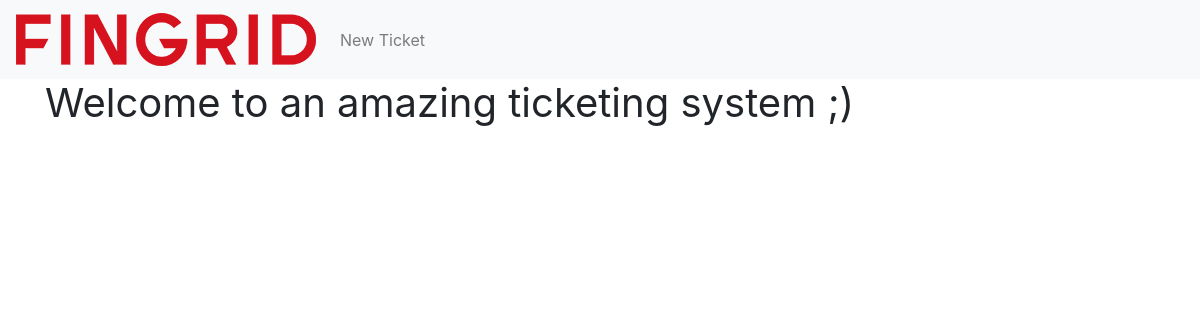
Before: / with the older database file.
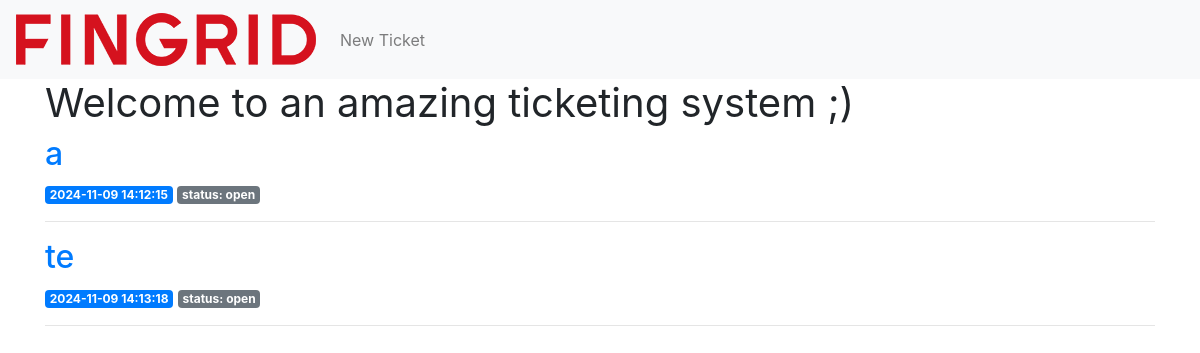
After: the same page with the newer database file.
### tables this page shows
CREATE TABLE tickets (
    id INTEGER PRIMARY KEY AUTOINCREMENT,
    -- user_id INTEGER NOT NULL,
    created TIMESTAMP NOT NULL DEFAULT CURRENT_TIMESTAMP,
    title VARCHAR(255) NOT NULL,
    status TEXT NOT NULL CHECK(status IN ('open', 'in_progress', 'closed')) DEFAULT 'open',
    development_proposal TEXT,
    development_clarification TEXT,
    -- release_date DATE,
    -- functional_area TEXT,
    ball_park_estimate VARCHAR(10),
    impact_on_market INT,
    product_improvement TEXT,
    priority VARCHAR(10) NOT NULL CHECK(priority IN ('low', 'medium', 'high')) DEFAULT 'low',
    comment TEXT,
    next_steps TEXT
);

### app.py (the view)
@app.route('/')
def index():
    conn = get_db_connection()
    posts = conn.execute('SELECT * FROM tickets').fetchall()
    conn.close()
    return render_template('index.html', posts=posts)

### app.py (called while the page is built)
def get_db_connection():
    conn = sqlite3.connect('database/database.db')
    conn.row_factory = sqlite3.Row
    return conn

### templates/index.html
{% extends 'base.html' %}
{% block content %}
    <h1>{% block title %} Welcome to an amazing ticketing system ;) {% endblock %}</h1>
    {% for post in posts %}
        <a href="{{ url_for('post', post_id=post['id']) }}">
            <h2>{{ post['title'] }}</h2>
        </a>
        <span class="badge badge-primary">{{ post['created'] }}</span>
        <span class="badge badge-secondary">status: {{ post['status']  }}</span>
        <hr>
    {% endfor %}
{% endblock %}

### templates/base.html (shortened to what this page needs)
<!doctype html>
<html lang="en">
  <head>
    <link rel="stylesheet" href="https://stackpath.bootstrapcdn.com/bootstrap/4.3.1/css/bootstrap.min.css">
    <link rel="stylesheet" href="{{ url_for('static', filename='css/style.css') }}">
  </head>
  <body>
    <nav class="navbar navbar-expand-md navbar-light bg-light sticky-top">
        <a class="navbar-brand" href="{{ url_for('index')}}"><img src="{{ url_for('static', filename='images/logo2x.png') }}" alt="Fingrid Logo" width="300" height="53"></a>
        <div class="collapse navbar-collapse" id="navbarNav">
            <ul class="navbar-nav">
            <li class="nav-item">
                <a class="nav-link" href="{{url_for('create')}}">New Ticket</a>            </li>
            </ul>
        </div>
    </nav>
    <div class="container">
        {% block content %} {% endblock %}
    </div>
  </body>
</html>

### static/css/style.css (style rules this page uses)
body { font-family: 'Inter', sans-serif; }
h1 { font-weight: normal; }
img { max-width: 100%; height: auto; }
.navbar-brand { font-size: 1.75em; color: #aa2626; font-weight: bold; text-transform: uppercase; }
.navbar { position: sticky; }
.navbar-nav { flex-wrap: nowrap; }
.navbar-nav .nav-item { flex-shrink: 0; }

Changed rows visible on the page:
added tickets: title "a", created "2024-11-09 14:12:15", status "open"
added tickets: title "te", created "2024-11-09 14:13:18", status "open"
